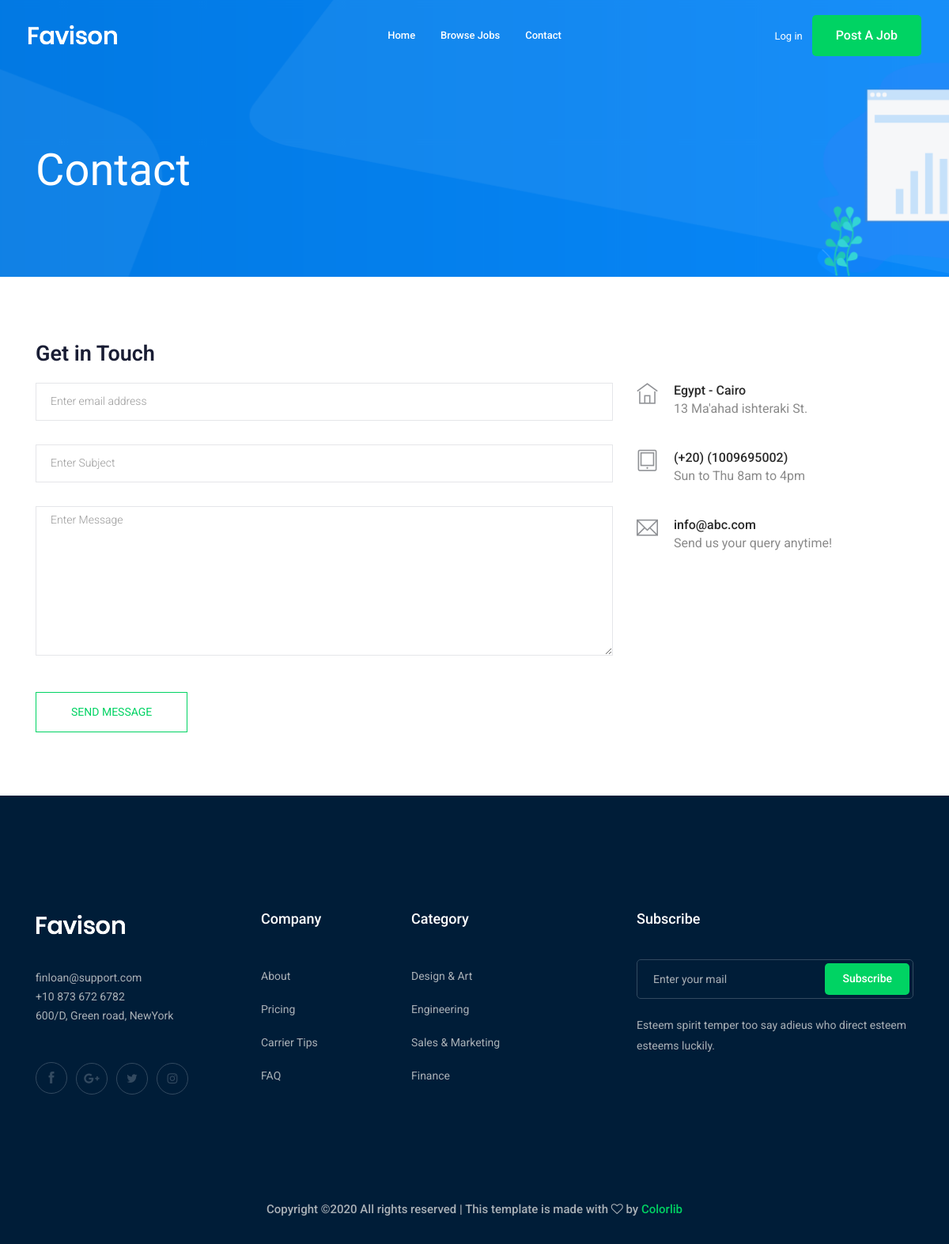
The page /contact-us/ on the database its author committed.
### contact/models.py (models this page shows, shortened)
class Info(models.Model):
    city = models.CharField(max_length=100)
    street = models.CharField(max_length=100,null=True)
    phone_number = models.CharField(max_length=20)
    work_hours = models.CharField(max_length=50,default="Mon to Fri 9am to 6pm")
    email = models.EmailField(max_length=60)
    email_pio = models.CharField(max_length=60,default="Send us your query anytime!")
    class Meta:
        verbose_name = ("Info")
        verbose_name_plural = ("Infos")

### contact/views.py (the view, shortened to what this page needs)
# urls.py: path('',views.send_message,name='contact'),
def send_message(request):
    myinfo = Info.objects.first()
    return render(request,'contact/contact.html',{'myinfo':myinfo})

### contact/templates/contact/contact.html (shortened to what this page needs)
{% extends 'base.html' %}
{% block body%}
    <div class="bradcam_area bradcam_bg_1">
        <div class="container">
            <div class="row">
                <div class="col-xl-12">
                    <div class="bradcam_text">
                        <h3>contact</h3>
                    </div>
                </div>
            </div>
        </div>
    </div>
  <section class="contact-section section_padding">
    <div class="container">
      <div class="row">
        <div class="col-12">
          <h2 class="contact-title">Get in Touch</h2>
        </div>
        <div class="col-lg-8">
          <form class="form-contact contact_form" method="post">
            <div class="row">
                  <div class="col-sm-12">
                    <div class="form-group">
                      <input class="form-control" name="email" id="email" type="email" onfocus="this.placeholder = ''" onblur="this.placeholder = 'Enter email address'" placeholder = 'Enter email address'>
                    </div>
                  </div>
                <div class="col-12">
                    <div class="form-group">
                      <input class="form-control" name="subject" id="subject" type="text" onfocus="this.placeholder = ''" onblur="this.placeholder = 'Enter Subject'" placeholder = 'Enter Subject'>
                    </div>
                  </div>
              <div class="col-12">
                <div class="form-group">
                    <textarea class="form-control w-100" name="message" id="message" cols="30" rows="9" onfocus="this.placeholder = ''" onblur="this.placeholder = 'Enter Message'" placeholder = 'Enter Message'></textarea>
                </div>
              </div>
            </div>
            <div class="form-group mt-3">
              <button type="submit" class="button button-contactForm btn_4 boxed-btn">Send Message</button>
            </div>
          </form>
        </div>
        <div class="col-lg-4">
          <div class="media contact-info">
            <span class="contact-info__icon"><i class="ti-home"></i></span>
            <div class="media-body">
              <h3>{{ myinfo.city}}</h3>
              <p>{{ myinfo.street}}</p>
            </div>
          </div>
          <div class="media contact-info">
            <span class="contact-info__icon"><i class="ti-tablet"></i></span>
            <div class="media-body">
              <h3>{{ myinfo.phone_number}}</h3>
              <p>{{ myinfo.work_hours}}</p>
            </div>
          </div>
          <div class="media contact-info">
            <span class="contact-info__icon"><i class="ti-email"></i></span>
            <div class="media-body">
              <h3>{{ myinfo.email}}</h3>
              <p>{{ myinfo.email_pio}}</p>
            </div>
          </div>
        </div>
      </div>
    </div>
  </section>
  {% endblock body %}

### rows shown on the page
Info: city "Egypt - Cairo", street "13 Ma'ahad ishteraki St.", phone_number "(+20) (1009695002)", work_hours "Sun to Thu 8am to 4pm", email "info@abc.com", email_pio "Send us your query anytime!"
